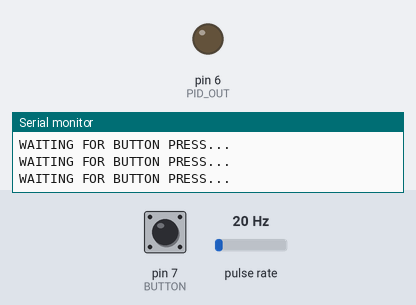
The sketch below on a simulated Arduino Uno, built with avr-gcc and run on an emulated ATmega328P. Parts: output pins drawn as LEDs (lit = HIGH), the last lines printed to the serial monitor. Wiring (inferred from the names in the program): pulse sensor: data pin 2. The test bench sets the inputs (shaded band); at power-on: pin 7 (BUTTON) HIGH, pulse rate 20 Hz.

Above: at 1.2 s.
1.3 s: pin 7 (BUTTON) pulled LOW for 0.15 s
At 2.6 s:
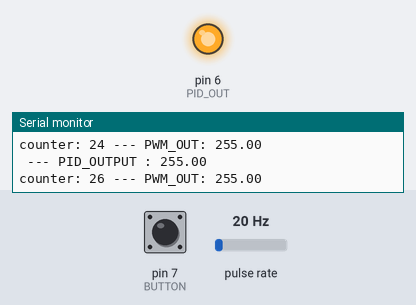
2.9 s: pulse rate (sensor on pin 2) set to 50 Hz
Timing chart, 0 to 5.9 s (numbered marks = the images above; inputs shaded):
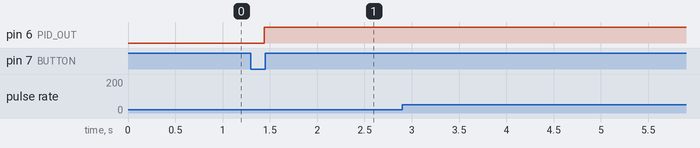

Measured:
- after the input at 1.3 s, pin 6 (PID_OUT): LOW → HIGH after 0.14 s

The sketch:

PID.ino
```cpp
#define ENC_REV 400
#define ENC_IN 2
#define PID_OUT 6
#define ENC_COUNT_REV 400
#define BUTTON 7

volatile long encoderValue = 0;
volatile long counter = 0;
unsigned long currentTime, previousTime;
double elapsedTime;
double error;
double lastError;
double input,output,setPoint;
double cum_error, rateError;
double lastOut = 255.0;
double eps = 8854e-12;
double max = 255.0;
double min = 160.0;
// Counters for milliseconds during interval
long previousMillis = 0;
long currentMillis = 0;
int interval = 100;


int rpm = 0;

double rpm_array[] = {124.0,150.0,154.0,166.0,168.0,188.0,190.0,200.0};


//P gain
double Kp = 0.0708;
double Ki = 0;
double Kd = 0;

void setup() {
  // put your setup code here, to run once:
  Serial.begin(9600);
  pinMode(BUTTON,INPUT_PULLUP);
  pinMode(ENC_IN,INPUT_PULLUP);
  pinMode(PID_OUT,OUTPUT);
  setPoint = 23532; // 1.59 pinion_revs
  previousMillis = millis();
  attachInterrupt(digitalPinToInterrupt(ENC_IN), updateEncoder, RISING);
 // digitalWrite(7,0);

}

void loop() {
  // put your main code here, to run repeatedly:
 //    computeRPM();


 //   pickController();
//    Serial.print("counter: ");
//    Serial.println(counter);
 //   volt_command();
    while(digitalRead(BUTTON) == HIGH){
        Serial.println("WAITING FOR BUTTON PRESS...");
      }
      Serial.println("BUTTON PRESSED...");
      counter = 1;
      while(setPoint - counter > 0){
          computePID(counter);
          volt_command();
          Serial.print("counter: ");
          Serial.print(counter);
          Serial.print(" --- PWM_OUT: ");
          Serial.println(output);
        }
//Serial.println()

}

double computePID(double inp){

    currentTime = millis();
    elapsedTime = (double)(currentTime - previousTime);

//
    error = setPoint - counter;
    cum_error += error * elapsedTime;
    rateError = (error - lastError)/elapsedTime;
    double out = Kp*error; + Ki*cum_error + Kd*rateError;


    return out;

 }
void volt_command(){


  output = computePID(counter);

  delay(100);
  if((counter - eps < 0) || (setPoint  - counter < eps )){
    output = 0;
    }
   else if(output > 255.0){
      output = max;
   }
   else if (output < 160.0){
        output = min;
    }
  analogWrite(PID_OUT,output);
//  Serial.print("counter value : ");
//  Serial.print(counter);
  Serial.print(" --- PID_OUTPUT : ");
  Serial.println(output);


//  delay(1000);

}

void pickController(){

      if((rpm >= 120.0)&&(rpm <= 150.0)){
            Kp = 1;
            Kd = 0.5;
            Ki = 0.005;
        }
       else if((rpm >= 154.0)&&(rpm <= 166.0)){
            Kp = 2;
            Kd = 1;
            Ki = -1;
        }
       else if((rpm >= 168.0)&&(rpm <= 188.0)){

            Kp = 0.5;
            Kd = 2.5;
            Ki = 0;
        }
       else if((rpm >= 190.0)&&(rpm <= 200.0)){

          Kp = 10;
          Kd = 4;
          Ki = 14;
        }
        Serial.println("*************");
        Serial.print("GAINS: ");
        Serial.print("Kp: ");
        Serial.print(Kp);
        Serial.print(", Kd: ");
        Serial.print(Kd);
        Serial.print(", Ki: ");
        Serial.println(Ki);
        Serial.println("**************");

  }

void computeRPM(){

    currentMillis = millis();

  if (currentMillis - previousMillis > interval) {
    previousMillis = currentMillis;


//     Calculate RPM
        rpm = (float)(encoderValue * 60 / ENC_COUNT_REV);
        encoderValue = 0;
//        Serial.print("RPM: ");
//        Serial.println(rpm);
      }
}

void updateEncoder(){

  encoderValue++;
  counter++;

}
```
